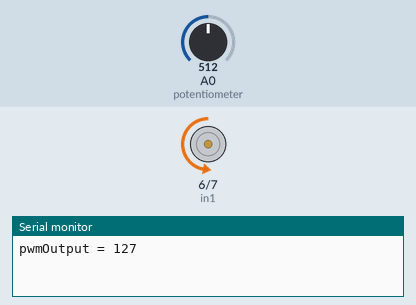
The sketch below on a simulated Arduino Uno, built with avr-gcc and run on an emulated ATmega328P. Parts: motor-driver pin pairs drawn as motors (green arrow = first pin HIGH = forward, orange = second pin HIGH = backward, longer = more drive, scaled by the enable pin), the last lines printed to the serial monitor. Inputs (shaded band) come from the test bench; at power-on: A0 (potentiometer) = 512.

Above: at 4.2 s.
4.3 s: A0 (potentiometer) set to 716
At 6.2 s:
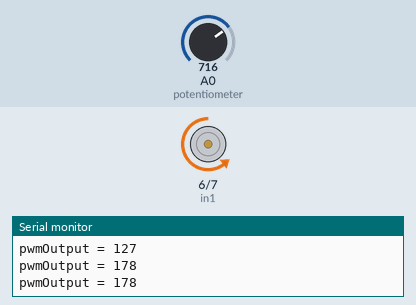
6.5 s: A0 (potentiometer) set to 900
At 7.8 s:
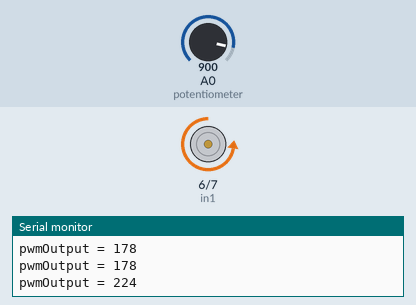
8.5 s: A0 (potentiometer) set to 122
At 9.4 s:
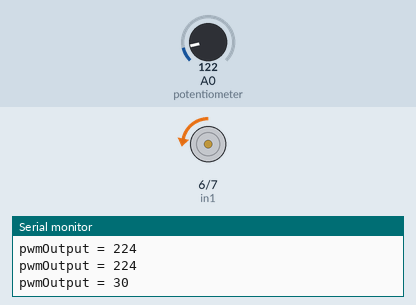
10.5 s: A0 (potentiometer) set to 511
At 12.1 s:
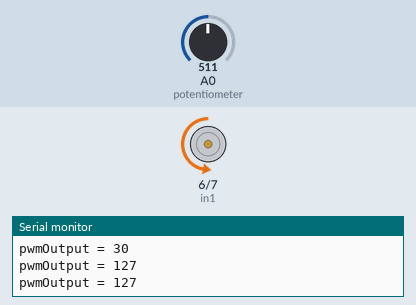
Timing chart, 0 to 13.5 s (numbered marks = the images above; inputs shaded):
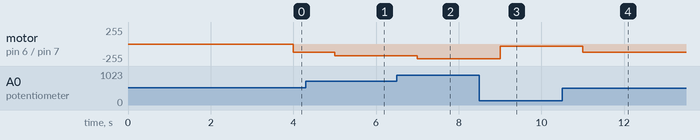

The sketch:

motor_controller_test.ino
```cpp
/*  Arduino DC Motor Control - PWM | H-Bridge | L298N  -  Example 01

    by Dejan Nedelkovski, www.HowToMechatronics.com
*/

#define enA 9
#define in1 6
#define in2 7


void setup()
{

  Serial.begin(9600);

  delay(3000); // 3 second delay for recovery
  // put your setup code here, to run once:

  pinMode(enA, OUTPUT);
  pinMode(in1, OUTPUT);
  pinMode(in2, OUTPUT);

  // Set initial rotation direction
  digitalWrite(in1, LOW);
  digitalWrite(in2, HIGH);
}

void loop()
{
  delay(1000); // 3 second delay for recovery

  // put your main code here, to run repeatedly:
  int potValue = analogRead(A0); // Read potentiometer value
  int pwmOutput = map(potValue, 0, 1023, 0 , 255); // Map the potentiometer value from 0 to 255
  char line[100];
  sprintf(line,"pwmOutput = %d",pwmOutput);
  Serial.println(line);

  analogWrite(enA, pwmOutput); // Send PWM signal to L298N Enable pin
}
```

Measured:
- after the input at 4.3 s, motor on pin 6 (in1) / pin 7 (in2): backward 127/255 → backward 178/255 after 0.70 s
- after the input at 6.5 s, motor on pin 6 (in1) / pin 7 (in2): backward 178/255 → backward 224/255 after 0.50 s
- after the input at 8.5 s, motor on pin 6 (in1) / pin 7 (in2): backward 224/255 → backward 30/255 after 0.50 s
- after the input at 10.5 s, motor on pin 6 (in1) / pin 7 (in2): backward 30/255 → backward 127/255 after 0.50 s
